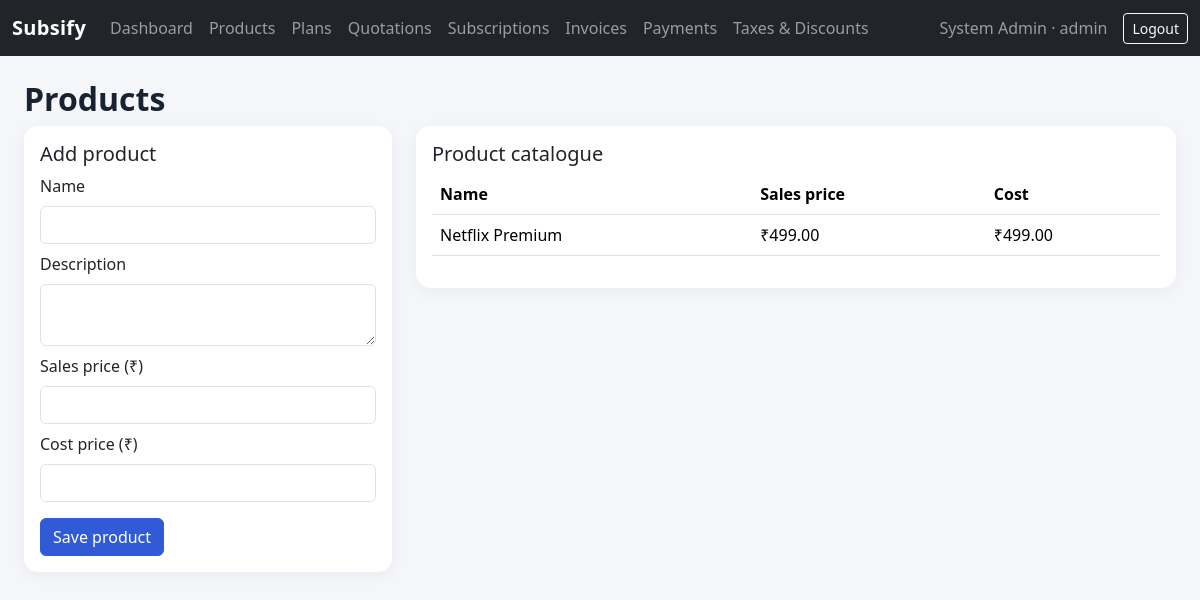
The page /catalog/products (signed in) on the database its author committed.
### tables this page shows
CREATE TABLE products (
 id INTEGER PRIMARY KEY AUTOINCREMENT, name TEXT NOT NULL,
 description TEXT, product_type TEXT DEFAULT 'service',
 sales_price REAL NOT NULL DEFAULT 0, cost_price REAL DEFAULT 0,
 active INTEGER DEFAULT 1
);

### products.py (the view, shortened to what this page needs)
@products_bp.route("/products", methods=["GET", "POST"])
@login_required
@role_required("admin", "staff")
def products():
    db = get_db()
    rows = db.execute("SELECT * FROM products ORDER BY id DESC").fetchall()
    return render_template("products.html", products=rows)

### auth.py (called while the page is built)
def login_required(fn):
    @wraps(fn)
    def wrapper(*args, **kwargs):
        if not session.get("user_id"):
            flash("Please log in first.", "warning")
            return redirect(url_for("auth.login"))
        return fn(*args, **kwargs)
    return wrapper

def role_required(*roles):
    def decorator(fn):
        @wraps(fn)
        def wrapper(*args, **kwargs):
            if session.get("role") not in roles:
                flash("You do not have permission to access that page.", "danger")
                return redirect(url_for("dashboard.index"))
            return fn(*args, **kwargs)
        return wrapper
    return decorator

### database.py (called while the page is built)
def get_db():
    if "db" not in g:
        g.db = sqlite3.connect(current_app.config["DATABASE"])
        g.db.row_factory = sqlite3.Row
        g.db.execute("PRAGMA foreign_keys = ON")
    return g.db

### templates/products.html
{% extends "base.html" %}{% block content %}<h2>Products</h2><div class="row g-4"><div class="col-lg-4"><div class="card"><div class="card-body"><h5>Add product</h5><form method="post">
<label class="form-label">Name</label><input name="name" class="form-control mb-2" required><label class="form-label">Description</label><textarea name="description" class="form-control mb-2"></textarea>
<label class="form-label">Sales price (₹)</label><input name="sales_price" type="number" step="0.01" min="0" class="form-control mb-2" required>
<label class="form-label">Cost price (₹)</label><input name="cost_price" type="number" step="0.01" min="0" class="form-control mb-3"><button class="btn btn-primary">Save product</button></form></div></div></div>
<div class="col-lg-8"><div class="card"><div class="card-body"><h5>Product catalogue</h5><table class="table"><tr><th>Name</th><th>Sales price</th><th>Cost</th></tr>{% for p in products %}<tr><td>{{ p.name }}</td><td>₹{{ '%.2f'|format(p.sales_price) }}</td><td>₹{{ '%.2f'|format(p.cost_price) }}</td></tr>{% else %}<tr><td colspan="3">No products yet.</td></tr>{% endfor %}</table></div></div></div></div>{% endblock %}

### static/style.css (style rules this page uses)
body { background:#f4f6fa;color:#182230 }
.card { border:0;border-radius:14px;box-shadow:0 3px 16px rgba(16,24,40,.05) }
.table { vertical-align:middle }
.btn-primary { background:#315bd6;border-color:#315bd6 }
h2 { font-weight:700 }

### rows shown on the page
products: name "Netflix Premium", sales_price "499.00", cost_price "499.00"

### other values the page prints
{{ session.get('name') }} "System Admin"
{{ session.get('role') }} "admin"
